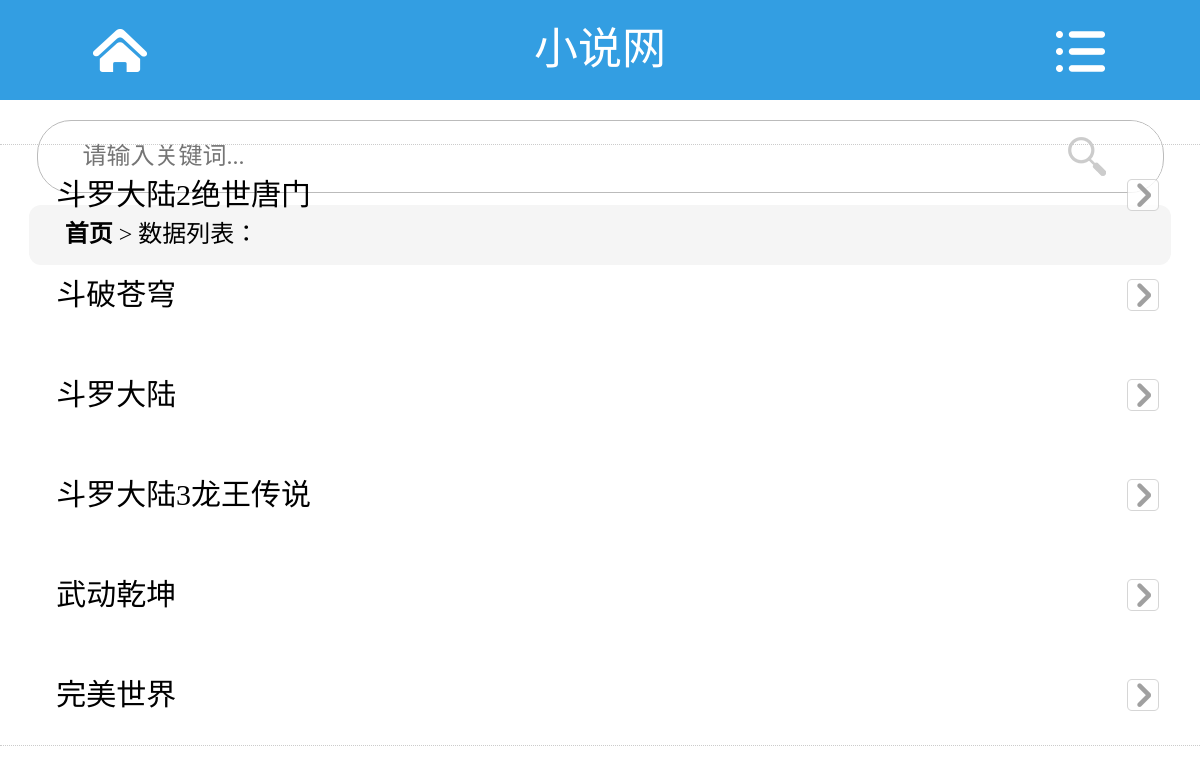
/booklist.php?cateid=2, run on the app's committed database.
### tables this page shows
CREATE TABLE `pre_book` (
  `id` int(11) unsigned NOT NULL AUTO_INCREMENT COMMENT '主键',
  `title` varchar(255) DEFAULT NULL COMMENT '小说标题',
  `author` varchar(255) DEFAULT NULL COMMENT '作者',
  `register_time` int(11) DEFAULT NULL COMMENT '时间',
  `content` text COMMENT '描述内容',
  `thumb` varchar(255) DEFAULT NULL COMMENT '图片封面',
  `cateid` int(1) unsigned DEFAULT NULL COMMENT '分类外键',
  `flag` enum('top','new','hot') NOT NULL DEFAULT 'new' COMMENT '书籍标签',
  `url` varchar(255) DEFAULT NULL COMMENT '采集详细地址',
  PRIMARY KEY (`id`),
  KEY `key_book_cateid` (`cateid`) USING BTREE,
  CONSTRAINT `foreign_book_cateid` FOREIGN KEY (`cateid`) REFERENCES `pre_cate` (`id`) ON DELETE SET NULL ON UPDATE NO ACTION
);

### includes/init.php (called while the page is built, shortened)
<?php
function My_Autoload ($classname) {
    $classname = strtolower($classname);
}
$db = new DB("localhost","root","root","book");
$config_c = $db->select()->from("config")->all();
?>

### includes/extends/class.db.php (called while the page is built, shortened)
<?php
class DB
{
    private $pre = "pre_";
    private $link = null;
    private $sql = null;
    public function __construct($hostname = "localhost",$username ='root',$password='',$dbname='')
    {
        $this->hostname = $hostname;
        $this->username = $username;
        $this->password = $password;
        $this->dbname = $dbname;
        $this->link = mysqli_connect($this->hostname,$this->username,$this->password) or die("连接数据库失败");
        mysqli_select_db($this->link,$this->dbname);
    }
    public function select($fields = "*")
    {
        $this->sql = "SELECT $fields ";
        return $this;
    }
    public function from($table,$as="")
    {
        $this->sql .= "FROM {$this->pre}$table ";
        return $this;
    }
    public function where($where = 1)
    {
        if(is_array($where))
        {
            $this->sql .= "WHERE ";
            foreach($where as $key=>$item)
            {
                $this->sql .= "$key = '$item' AND ";
            }
        }else {
            $this->sql .= "WHERE $where ";
        }
        $this->sql = trim($this->sql,"AND ");
        return $this;
    }
    public function limit($start=0,$limit=10)
    {
        $this->sql .= " LIMIT $start,$limit";
        return $this;
    }
    public function all()
    {
        $res = mysqli_query($this->link,$this->sql);
        while($row = mysqli_fetch_assoc($res))
        {
            $data[] = $row;
        }
        return $data;
    }
}
?>

### common.php (called while the page is built)
<?php
include_once("includes/init.php");
$keyword = isset($_POST['keyword']) ? trim($_POST['keyword']) : "";
if(!empty($keyword))
{
  $where = "title LIKE '%$keyword%'";
}else{
  $where = "";
}
$new = $db->select()->from("book")->where("flag = 'new' AND $where")->limit(0,20)->all();
$hot = $db->select()->from("book")->where("flag = 'hot' AND $where")->limit(0,20)->all();
$top = $db->select()->from("book")->where("flag = 'top' AND $where")->limit(0,20)->all();
$catelist = $db->select()->from("cate")->all();
?>

### booklist.php (the view, shortened to what this page needs)
<?php
include_once("includes/init.php");
include_once("common.php");
$cateid = isset($_GET['cateid']) ? $_GET['cateid'] : 0;
$booklist =$db->select()->from("book")->where("cateid = $cateid")->all();
?>
<!DOCTYPE html>
<html>
<head>
    <?php include_once('meta.php');?>
    <link rel="stylesheet" href="./assets/plugin/mescroll/mescroll.min.css" />
</head>
<body>
<div id="warmp" class="warmp">
    <?php include_once('header.php');?>
    <div class="dh"><a href="index.php">首页</a> > 数据列表：</div>
    <div id="mescroll" class="mescroll list-index">
        <ul id="articlelist" class=articlelist>
            <li>
                <?php foreach ($booklist as $item){?>
                    <a href="chapterlist.php?bookid=<?php echo $item['id']?>">
                        <?php echo $item['title']?>
                    </a>
                <?php }?>
            </li>
        </ul>
    </div>
</div>
</body>
</html>

### assets/home/css/m.css (style rules this page uses)
ul,li,dl,dt,dd,ol { list-style-type:none; margin:0; padding:0; }
a:link { color:#000;text-decoration:none;outline:none; }
body { margin:0;padding:0;font:14px/22px Microsoft Yahei; min-width:320px; }
.warmp { position:relative;right:0;z-index:1;-webkit-transition:all .5s ease;transition:all .5s ease; }
.list-index li { overflow:hidden;clear:both;padding:0 2.46875% 0 4.6875%;border-bottom:1px solid #E9E9E9; }
.list-index li:last-child { border:none; }
.list-index li a { float:left;width:99%;height:100px;overflow:hidden;font-size:2.142em;line-height:100px;background:url("../images/ico-tel.png") right center no-repeat; }
.dh { font-size:1.714em;height:2.5em;line-height:2.5em; text-indent:1.5em; margin:0.5em 1.2em 0.5em 1.2em; background:#f5f5f5;border-radius:0.5em; white-space:nowrap; overflow:hidden; }
.dh a { font-weight:bold; text-decoration:none;font-size:1em; }
.articlelist { border-top:1px dotted #CCCCCC; border-bottom:1px dotted #CCCCCC; }

### booklist.php (style rules this page uses)
.mescroll { position: fixed; top: 144px; bottom: 0; height: auto; }

### data on the page
pre_book: title "斗罗大陆2绝世唐门"
pre_book: title "斗破苍穹"
pre_book: title "斗罗大陆"
pre_book: title "斗罗大陆3龙王传说"
pre_book: title "武动乾坤"
pre_book: title "完美世界"
